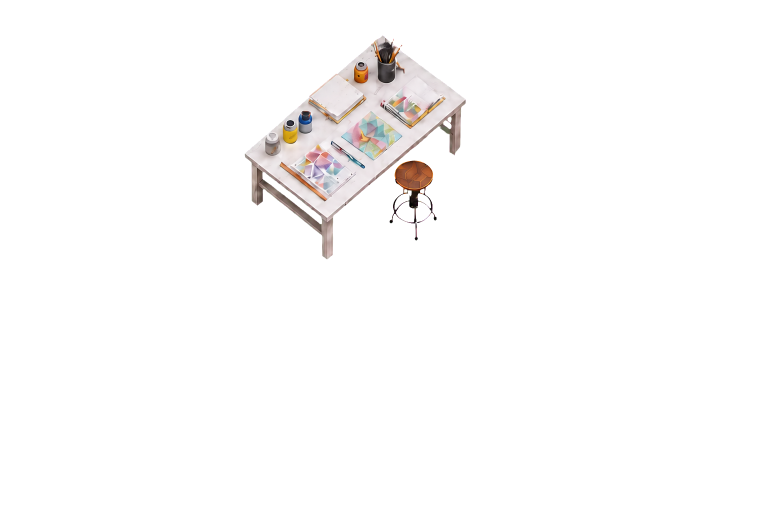
#> input picture media/home/studio-room-assets/tmp/02-art-station-keyed.png, 1536 x 1024 px (shown at 1/2 size); its folder holds 4 pictures in this run
$ python register_generated_layers.py
#> lines starting #> are read from the running program, lines starting #| are printed output that depends on the picture
from pathlib import Path

from PIL import Image


ROOT = Path(__file__).resolve().parents[1]
CANVAS_SIZE = (1536, 1024)

# Target bboxes are measured on the locked reference. The generated cutouts
# preserve the camera but arrived enlarged; fit each alpha silhouette back to
# its source registration without changing the master canvas.
TARGETS = {
    "02-art-station": (536, 112, 800, 383),
    "03-stereo-console": (815, 187, 1005, 407),
    "04-bookshelf": (1018, 314, 1117, 464),
    "05-whiteboard": (1125, 367, 1271, 550),
    "06-skateboards": (1285, 496, 1428, 690),
}


for stem, target in TARGETS.items():
    source = Image.open(ROOT / "tmp" / f"{stem}-keyed.png").convert("RGBA")
#> source is the input picture: PIL image 1536x1024 RGBA; mean R, G, B, A 11.6, 10.7, 10.4, 14.6
    bbox = source.getchannel("A").getbbox()
#> bbox = (489, 71, 932, 519)
    if bbox is None:
        raise RuntimeError(f"No visible pixels in {stem}")

    cutout = source.crop(bbox)
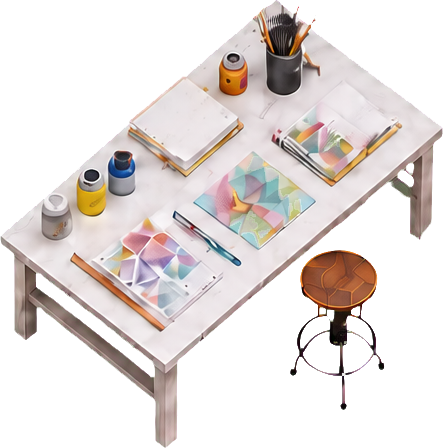
#> cutout: PIL image 443x448 RGBA; mean R, G, B, A 92.1, 85.2, 82.7, 115.5; transparent parts drawn white
    width = target[2] - target[0]
    height = target[3] - target[1]
    cutout = cutout.resize((width, height), Image.Resampling.LANCZOS)
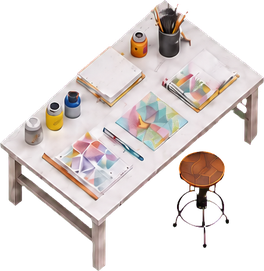
#> cutout: PIL image 264x271 RGBA; mean R, G, B, A 94.5, 86.8, 84.4, 115.6; transparent parts drawn white

    canvas = Image.new("RGBA", CANVAS_SIZE, (0, 0, 0, 0))
#> canvas: PIL image 1536x1024 RGBA; every value is 0
    canvas.alpha_composite(cutout, (target[0], target[1]))
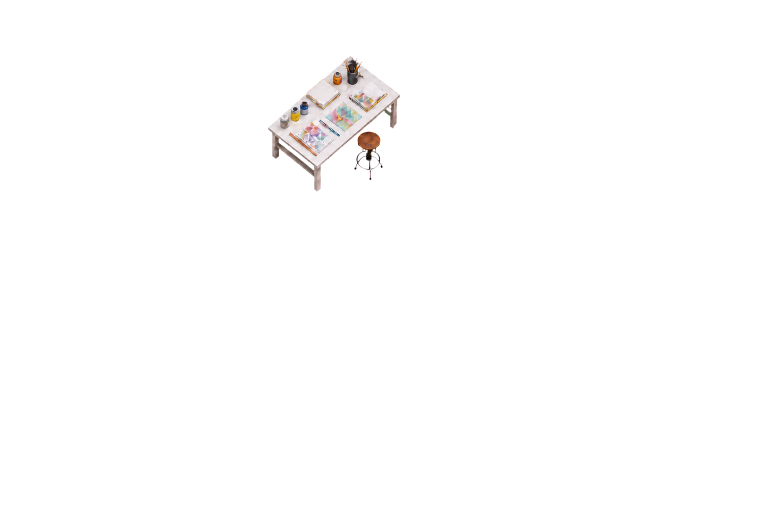
#> canvas: PIL image 1536x1024 RGBA (shown at 1/2 size); mean R, G, B, A 4.3, 3.9, 3.8, 5.3; transparent parts drawn white
    canvas.save(ROOT / "layers" / f"{stem}.png", optimize=True)
#> pass 2 of the loop `for stem, target in TARGETS.items():`:
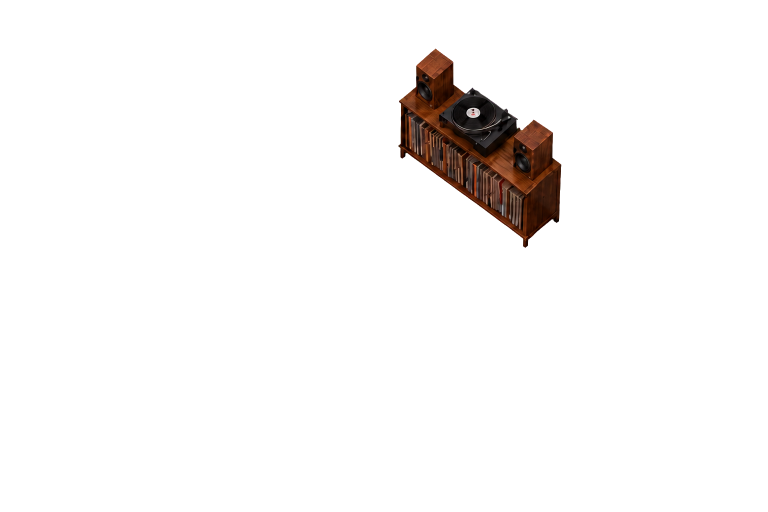
#> input picture media/home/studio-room-assets/tmp/03-stereo-console-keyed.png, 1536 x 1024 px (shown at 1/2 size)
#> source is the input picture: PIL image 1536x1024 RGBA; mean R, G, B, A 3.3, 1.8, 1.1, 10.8
#> bbox = (796, 97, 1123, 496)
#> `cutout = cutout.resize((width, height), Image.Resampling.LANCZOS)`:
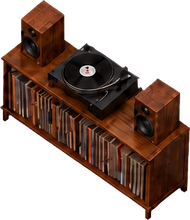
#> cutout: PIL image 190x220 RGBA; mean R, G, B, A 40.5, 21.1, 12.9, 130.3; transparent parts drawn white
#> `canvas.alpha_composite(cutout, (target[0], target[1]))`:
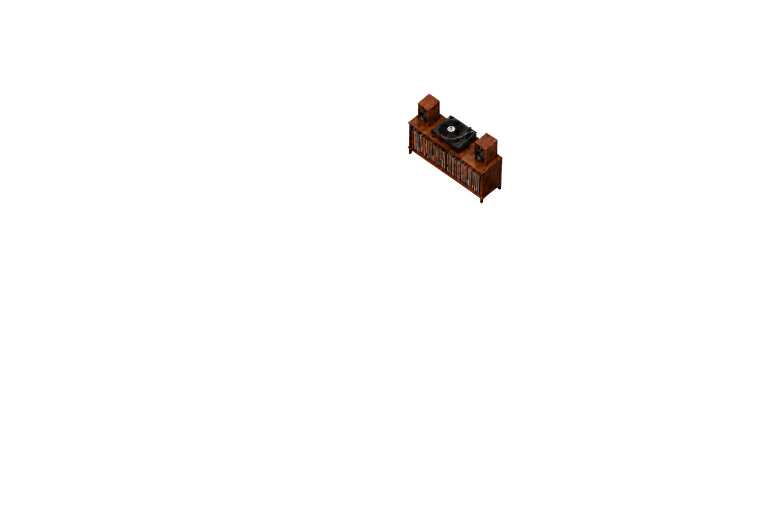
#> canvas: PIL image 1536x1024 RGBA (shown at 1/2 size); mean R, G, B, A 1.1, 0.6, 0.3, 3.5; transparent parts drawn white
#> pass 3 of the loop `for stem, target in TARGETS.items():`:
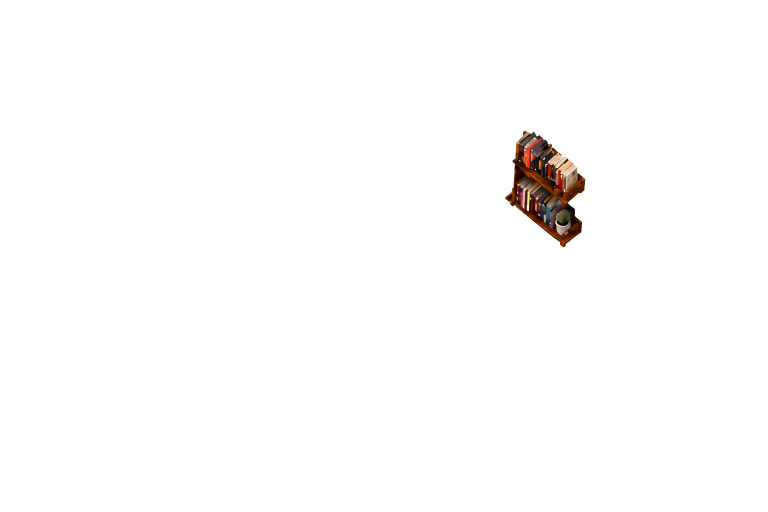
#> input picture media/home/studio-room-assets/tmp/04-bookshelf-keyed.png, 1536 x 1024 px (shown at 1/2 size)
#> source is the input picture: PIL image 1536x1024 RGBA; mean R, G, B, A 1.5, 0.9, 0.6, 3.5
#> bbox = (1010, 261, 1171, 495)
#> `cutout = source.crop(bbox)`:
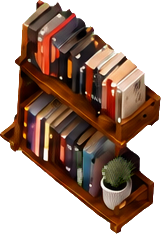
#> cutout: PIL image 161x234 RGBA; mean R, G, B, A 62.5, 38.3, 25.2, 146.3; transparent parts drawn white
#> `cutout = cutout.resize((width, height), Image.Resampling.LANCZOS)`:
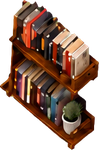
#> cutout: PIL image 99x150 RGBA; mean R, G, B, A 64.7, 38.5, 25.5, 146.3; transparent parts drawn white
#> (the run stopped early here; a loop or call above may not have finished)
